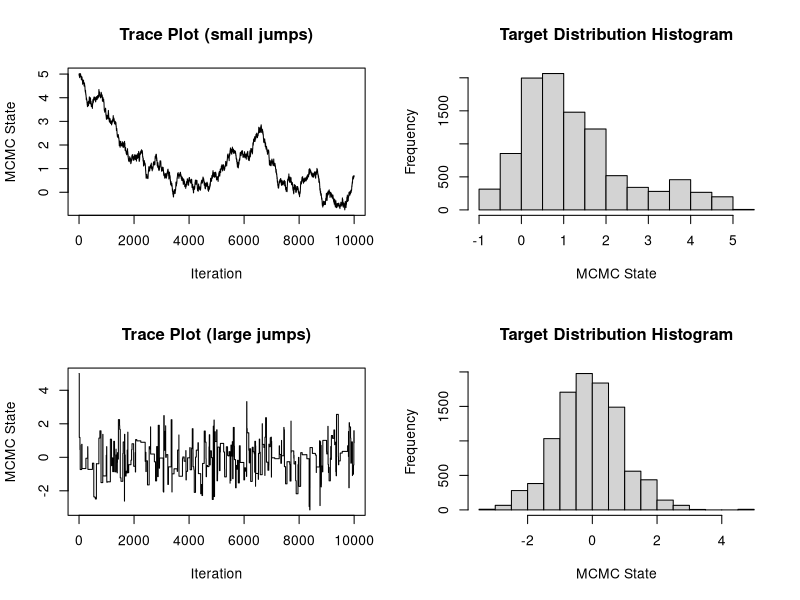

Here is the R script that generated this plot:
## This script illustrates the Metropolis-Hastings algorithm for
## approximating the standard normal distribution
## Author: Vladimir N. Minin
## last update: 07/17/2022

#' Generate the next state the Metropolis-Hastings (M-H) chain targeting N(0,1) distribution, using a uniform random walk proposal
#'
#' @param cur_value Current state of M-H Markov chain
#' @param tuning_par Tuning parameter of the uniform random walk, where a random increment ~ Unif[-tuning_par, tuning_par] is added to the current state of the Markov chain (detla in the notes)
#'
#' @return Numeric vector of length 2. The first element of the vector contains the next state of the M-H Markov chain. The second element contains 0 if the proposed values was rejected and 1 otherwise.
#'
#' @examples
#' unif_rw_next(0.4, 5.0)
unif_rw_next = function(cur_value, tuning_par){

  return_value = c(cur_value, 0)

  prop_value = cur_value + runif(1, min=-tuning_par, max=tuning_par)

  if (runif(1) < dnorm(prop_value)/dnorm(cur_value)){
    return_value = c(prop_value, 1)
  }

  return(return_value)
}

mcmc_size = 10000
start_value = 5.0


mcmc_out_small_jumps = matrix(0, nrow=(mcmc_size), ncol=2)
colnames(mcmc_out_small_jumps) = c("state", "acc_status")

cur_state = c(start_value,1)
mcmc_out_small_jumps[1,] = cur_state

for (i in 2:mcmc_size){

  mcmc_out_small_jumps[i,] = unif_rw_next(mcmc_out_small_jumps[i-1,1], 0.05)
}

## acceptance probability
mean(mcmc_out_small_jumps[,"acc_status"])

## mean of the target distribution
mean(mcmc_out_small_jumps[,"state"])

par(mfrow=c(2,2))

## trace plot
plot(1:mcmc_size, mcmc_out_small_jumps[,"state"], type="l", xlab="Iteration", ylab="MCMC State", main="Trace Plot (small jumps)")

## histogram
hist(mcmc_out_small_jumps[,"state"], xlab="MCMC State", main="Target Distribution Histogram")


mcmc_out_large_jumps = matrix(0, nrow=(mcmc_size), ncol=2)
colnames(mcmc_out_large_jumps) = c("state", "acc_status")

cur_state = c(start_value,1)
mcmc_out_large_jumps[1,] = cur_state

for (i in 2:mcmc_size){

  cur_state = unif_rw_next(mcmc_out_large_jumps[i-1,1], 50)

  mcmc_out_large_jumps[i,] = cur_state
}

## acceptance probability
mean(mcmc_out_large_jumps[,"acc_status"])

## mean of the target distribution
mean(mcmc_out_large_jumps[,"state"])

## trace plot
plot(1:mcmc_size, mcmc_out_large_jumps[,"state"], type="l", xlab="Iteration", ylab="MCMC State", main="Trace Plot (large jumps)")

## histogram
hist(mcmc_out_large_jumps[,"state"], xlab="MCMC State", main="Target Distribution Histogram")

